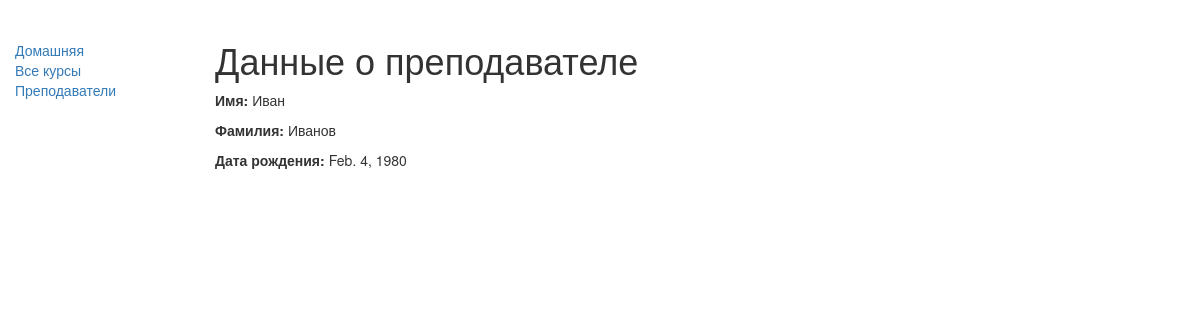
The page /firstapp/teacher/4 on the database its author committed.
### firstapp/models.py (models this page shows, shortened)
class teacher(models.Model):
        first_name = models.CharField(max_length=100)
        last_name = models.CharField(max_length=100)
        date_of_birth = models.DateField(null=True, blank=True)

### firstapp/views.py (the view)
# urls.py: url(r'^teacher/(?P<pk>\d+)$', views.teacherDetailView.as_view(), name='данные о преподавателе'),
class teacherDetailView(generic.DetailView):
    model = teacher

### firstapp/templates/firstapp/teacher_detail.html (shortened to what this page needs)
{% extends "base_generic.html" %}
{% block content %}
  <h1>Данные о преподавателе</h1>
  <p><strong>Имя:</strong> {{ teacher.first_name }} </a></p>
  <p><strong>Фамилия:</strong> {{ teacher.last_name }}</p>
  <p><strong>Дата рождения:</strong> {{ teacher.date_of_birth }}</p>
{% endblock %}

### rows shown on the page
teacher: first_name "Иван", last_name "Иванов", date_of_birth "Feb. 4, 1980"
